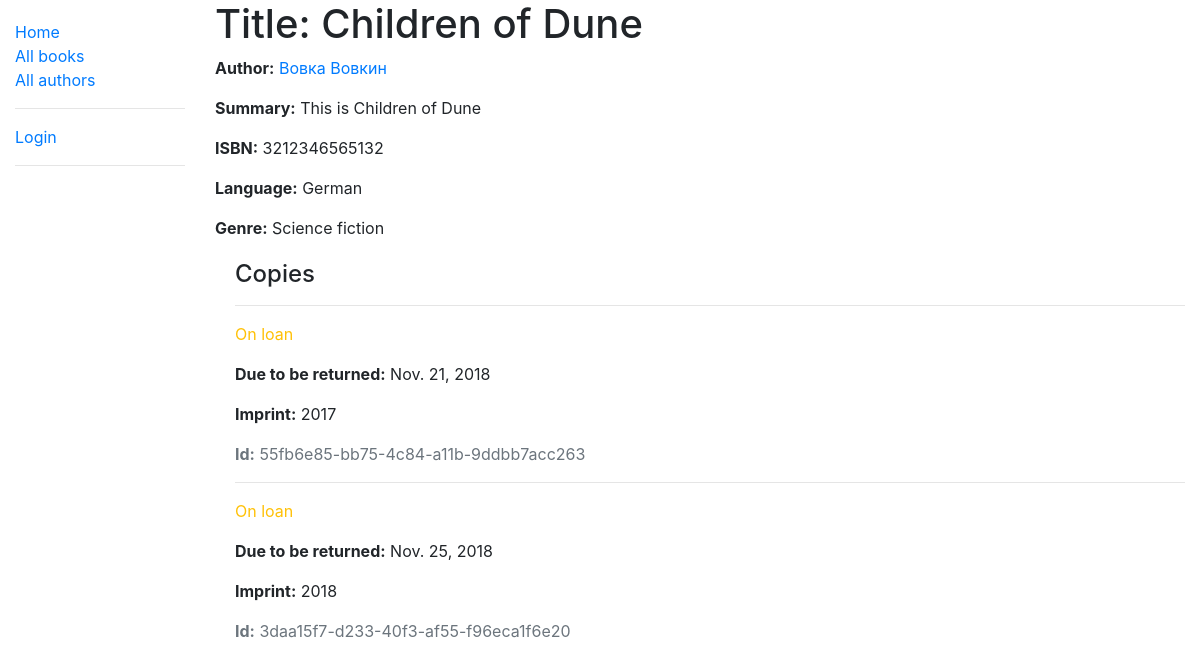
Page /catalog/books/7 on the earlier database version.
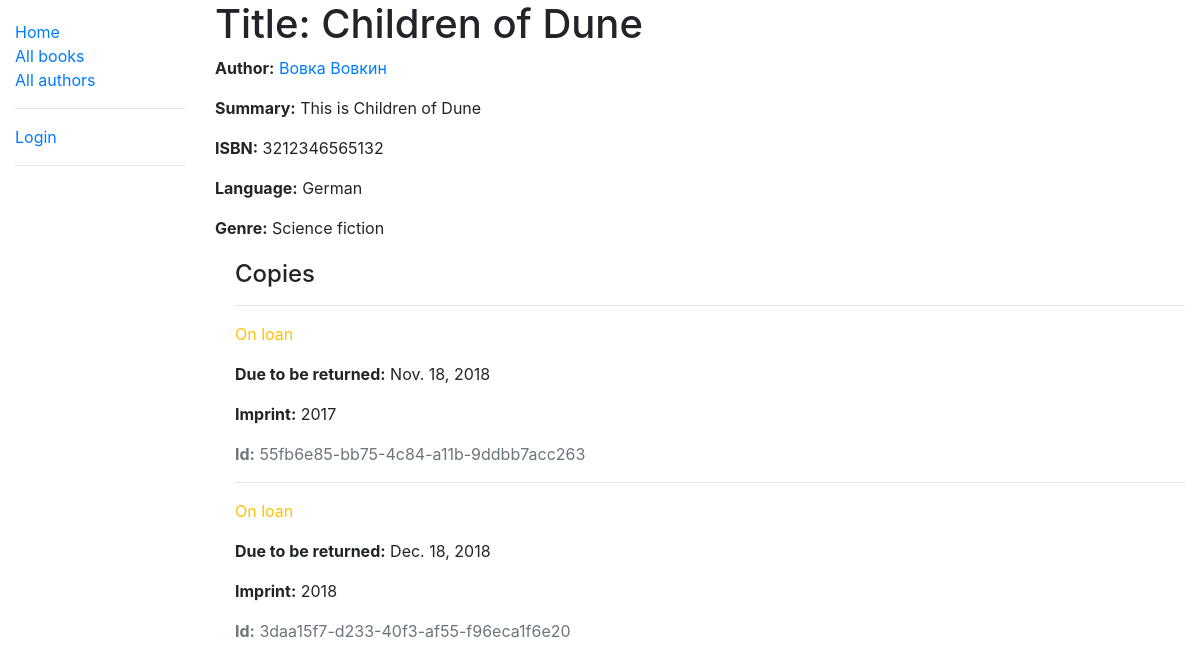
Same page on the later database version.
### catalog/models.py (models this page shows, shortened)
class Book(models.Model):
    title = models.CharField(max_length=200)
    author = models.ForeignKey('Author', on_delete=models.SET_NULL, null=True)
    summary = models.TextField(max_length=1000, help_text="Enter a brief description of the book")
    isbn = models.CharField('ISBN', max_length=13, help_text='13 Character <a href="https://www.isbn-international.org/content/what-isbn">ISBN number</a>')
    genre = models.ManyToManyField(Genre, help_text="Select a genre for this book")
    language = models.ForeignKey('Language', on_delete=models.SET_NULL, null=True)
    def display_genre(self):
        return ', '.join(genre.name for genre in self.genre.all()[:3])
    display_genre.short_description = 'Genre'

class Author(models.Model):
    first_name = models.CharField(max_length=100)
    last_name = models.CharField(max_length=100)
    date_of_birth = models.DateField(null=True, blank=True)
    date_of_death = models.DateField(null=True, blank=True)
    def __str__(self):
        return '{} {}'.format(self.first_name, self.last_name)
    class Meta:
        ordering = ['last_name']

class Language(models.Model):
    name = models.CharField(max_length=200, help_text='Enter a book natural language')
    def __str__(self):
        return self.name

class Genre(models.Model):
    name = models.CharField(max_length=200, help_text="Enter a book genre")
    def __str__(self):
        return self.name

class BookInstance(models.Model):
    id = models.UUIDField(primary_key=True, default=uuid.uuid4, help_text='Unique ID for this particular book across whole library')
    book = models.ForeignKey('Book', on_delete=models.SET_NULL, null=True)
    imprint = models.CharField(max_length=200)
    due_back = models.DateField(null=True, blank=True)
    LOAN_STATUS = (
        ('m', 'Maintenance'),
        ('o', 'On loan'),
        ('a', 'Available'),
        ('r', 'Reserved')
    )
    status = models.CharField(max_length=1, choices=LOAN_STATUS, blank=True, default='m', help_text='Book availability')
    borrower = models.ForeignKey(User, on_delete=models.SET_NULL, null=True, blank=True)
    class Meta:
        ordering = ['due_back']
        permissions = (('can_mark_returned', 'Set book as returned'),)

### catalog/views.py (the view)
# urls.py: path('books/<pk>', BookDetailView.as_view(), name='book-detail'),
class BookDetailView(generic.DetailView):
    model=Book

### catalog/templates/catalog/book_detail.html
{% extends "base_generic.html" %}
{% block content %}
  <h1>Title: {{ book.title }}</h1>
  <p><strong>Author:</strong> <a href="{% url 'author-detail' book.author.pk %}">{{ book.author }}</a></p>
  <p><strong>Summary:</strong> {{ book.summary }}</p>
  <p><strong>ISBN:</strong> {{ book.isbn }}</p>
  <p><strong>Language:</strong> {{ book.language }}</p>
  <p><strong>Genre:</strong> {% for genre in book.genre.all %} {{ genre }}{% if not forloop.last %}, {% endif %}{% endfor %}</p>
  <div style="margin-left:20px;margin-top:20px">
    <h4>Copies</h4>
    {% for copy in book.bookinstance_set.all %}
    <hr>
    <p class="{% if copy.status == 'a' %}text-success{% elif copy.status == 'd' %}text-danger{% else %}text-warning{% endif %}">{{ copy.get_status_display }}</p>
    {% if copy.status != 'a' %}<p><strong>Due to be returned:</strong> {{copy.due_back}}</p>{% endif %}
    <p><strong>Imprint:</strong> {{copy.imprint}}</p>
    <p class="text-muted"><strong>Id:</strong> {{copy.id}}</p>
    {% endfor %}
  </div>
{% endblock %}

### catalog/templates/base_generic.html (shortened to what this page needs)
{% load static %}
<!DOCTYPE html>
<html lang="en">
<head>
    <link rel="stylesheet" href="https://stackpath.bootstrapcdn.com/bootstrap/4.1.3/css/bootstrap.min.css">
    <link rel="stylesheet" href="{% static 'css/styles.css' %}">
</head>
<body>
    <div class="container-fluid">
        <div class="row">
            <div class="col-sm-2">
            {% block sidebar %}
            <ul class="sidebar-nav">
                <li><a href="{% url 'index' %}">Home</a></li>
                <li><a href="{% url 'books' %}">All books</a></li>
                <li><a href="{% url 'authors' %}">All authors</a></li>
                <hr>
                {% if user.is_authenticated %}
                    <li>User: {{ user.get_username }} </li>
                    <li><a href="{% url 'my-borrowed' %}">My Borrowed</a></li>
                    <li><a href="{% url 'logout' %}?next={{ request.path }}">Logout</a></li>
                {% else %}
                    <li><a href="{% url 'login' %}?next={{ request.path }}">Login</a></li>
                {% endif %}
                <hr>
            </ul>
            {% endblock %}
            </div>
            <div class="col-sm-10 ">
            {% block content %}{% endblock %}
            </div>
        </div>
        </div>
</body>
</html>

### catalog/static/css/styles.css (style rules this page uses)
.sidebar-nav { margin-top: 20px; padding: 0; list-style: none; }

Differences in the rows shown:
changed BookInstance "55fb6e85-bb75-4c84-a11b-9ddbb7acc263": due_back "Nov. 21, 2018" → "Nov. 18, 2018"
changed BookInstance "3daa15f7-d233-40f3-af55-f96eca1f6e20": due_back "Nov. 25, 2018" → "Dec. 18, 2018"
